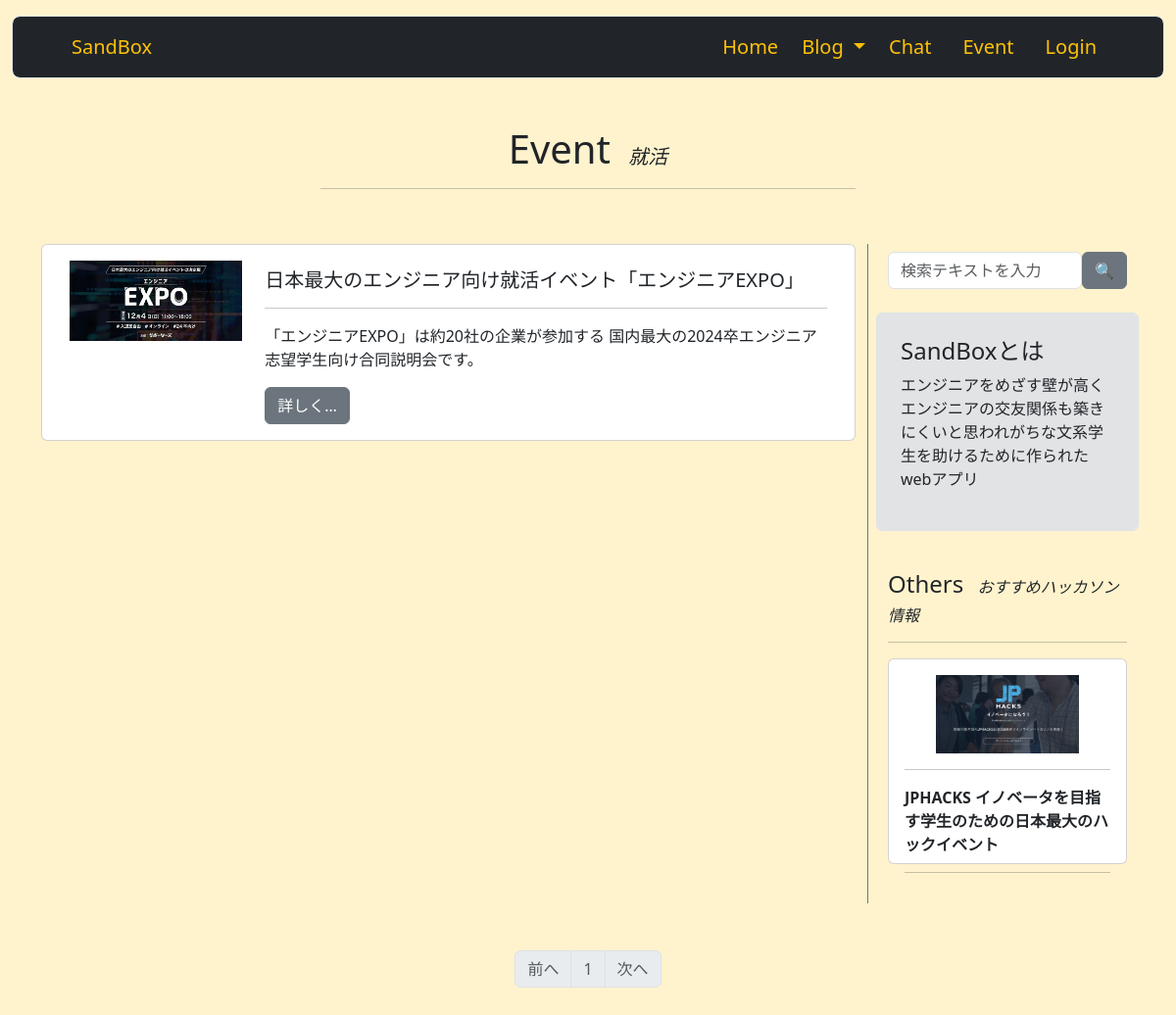
The page /job_search_event on the database as committed earlier.
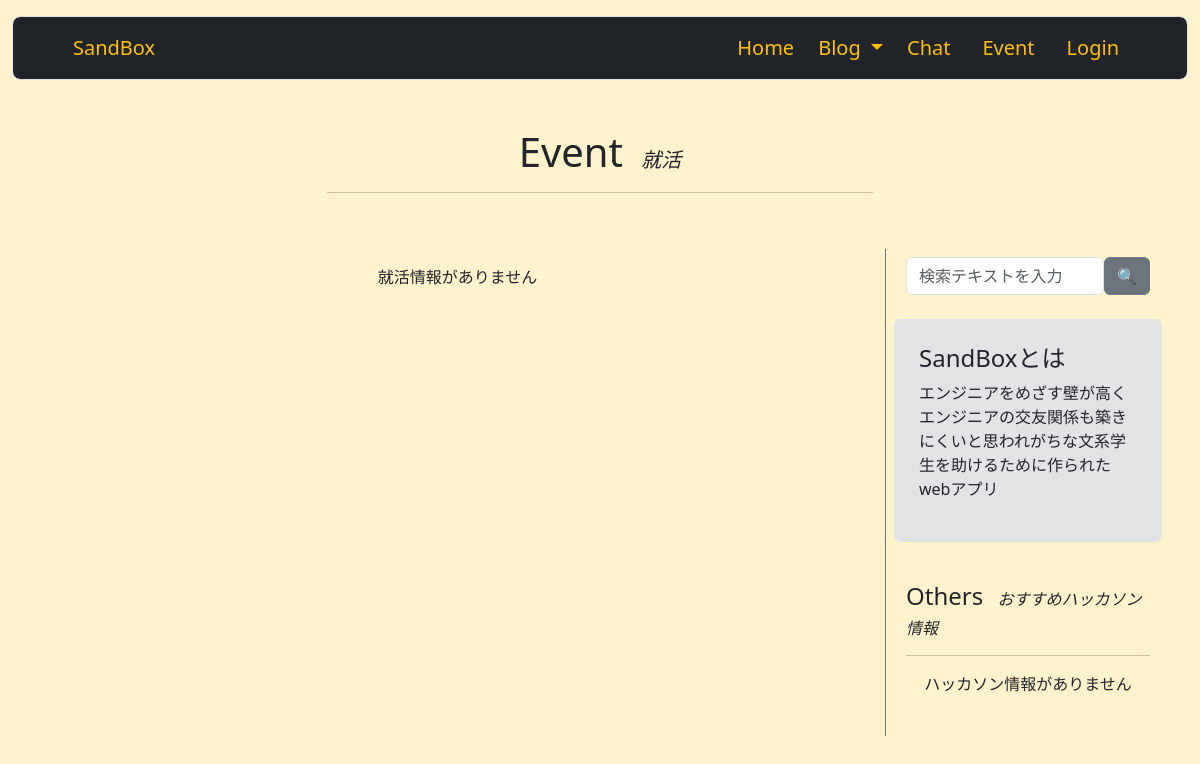
The same page on the database as committed later.
### sandbox_system/models.py (models this page shows, shortened)
class Event(db.Model):
    __tablename__ = 'event'
    id = db.Column(db.Integer, primary_key=True)
    category = db.Column(db.String(64))
    title = db.Column(db.String(140))
    summary = db.Column(db.String(140))
    text = db.Column(db.Text)
    url = db.Column(db.String(140))
    image = db.Column(db.String(140))

### sandbox_system/events/view.py (the view)
@events.route('/job_search_event', methods=['GET', 'POST'])
def job_search_event():
    form = EventSearchForm()
    page = request.args.get('page', 1, type=int)
    if Event.query.filter_by(category='就活').first():
        job_search_events = Event.query.filter_by(category='就活').order_by(Event.id.desc()).paginate(page=page, per_page=10)
    else:
        job_search_events = ''
    if Event.query.filter_by(category='ハッカソン').first():
        recent_hackathon_events = Event.query.filter_by(category='ハッカソン').order_by(Event.id.desc()).limit(3).all()
    else:
        recent_hackathon_events = ''
    return render_template('event/job_search_event.html', form=form, job_search_events=job_search_events, recent_hackathon_events=recent_hackathon_events)

### sandbox_system/events/form.py
class EventSearchForm(FlaskForm):
    searchtext = StringField('検索テキスト', validators=[DataRequired()])
    submit = SubmitField('🔍')

### sandbox_system/__init__.py (called while the page is built)
@event.listens_for(Engine, "connect")
def set_sqlite_pragma(dbapi_connection, connection_record):
    cursor = dbapi_connection.cursor()
    cursor.execute("PRAGMA foreign_keys=ON")
    cursor.close()

### sandbox_system/templates/event/job_search_event.html (shortened to what the changed rows need)
{% extends 'base.html' %}
{% block content %}
    <div class="container pb-4">
        <div class="row my-3">
            <div class="col-md-6 m-auto text-center">
                {% if searchtext %}
                    <h1 class="text-center">"{{ searchtext }}"の検索結果</h1>
                    <hr>
                {% else %}
                    <h1 class="text-center">Event <span class="fs-5 ms-2 fst-italic">就活</span></h1>
                {% endif %}
            </div>
        </div>
    </div>
    <div class="container">
        <div class="row">
            <div class="col-9">
                <div class="row">
                    {% if job_search_events %}
                    {% for job_search_event in job_search_events.items %}
                    <div class="col-12 mb-2">
                        <div class="card h-100">
                            <div class="card-body" style="max-height: 15rem;">
                                <div class="container">
                                    <div class="row row-cols-auto">
                                        {% if job_search_event.image %}
                                        <div class="col-3 mb-3" style="text-align: center;">
                                                <img src="{{ url_for('static', filename='image/' + job_search_event.image) }}" class="img-fluid" style="max-height: 8rem; max-width: 11rem;">
                                        </div>
                                        {% endif %}
                                        <div class="col-9">
                                            <h5 class="card-title pt-2"><a href="{{ job_search_event.url }}" class="text-decoration-none text-dark">{{ job_search_event.title }}</a></h5>
                                            <hr>
                                            <p>{{ job_search_event.summary }}</p>
                                            <a href="{{ job_search_event.url }}" class="btn btn-secondary">詳しく…</a>
                                        </div>
                                    </div>
                                </div>
                            </div>
                        </div>
                    </div>
                    {% endfor %}
                    {% else %}
                    <p class="text-center my-3">就活情報がありません</p>
                    {% endif %}
                </div>
            </div>
            <div class="col-md-3 p-2 bg-opacity-10 border border-secondary border-end-0 border-top-0 border-bottom-0">
                <div class="position-sticky" style="top: 12rem;">
                    <div class="container py-3">
                        <h4>Others <span class="fs-6 ms-2 fst-italic">おすすめハッカソン情報</span></h4>
                        <hr>
                        {% if recent_hackathon_events %}
                        {% for recent_hackathon_event in recent_hackathon_events %}
                        <div class="col mb-3">
                            <div class="card h-100">
                                <div class="card-body" style="max-height: 13rem;">
                                    {% if recent_hackathon_event.image %}
                                        <div style="text-align: center;">
                                                <img src="{{ url_for('static', filename='image/' + recent_hackathon_event.image) }}" class="img-fluid card-image-top" style="max-height: 5rem;">
                                        </div>
                                    {% endif %}
                                    <hr>
                                    <p class="card-title fs-6"><a href="{{ recent_hackathon_event.url }}" class="text-decoration-none text-dark"><b>{{ recent_hackathon_event.title }}</b></a></p>
                                    <hr>
                                </div>
                            </div>
                        </div>
                        {% endfor %}
                        {% else %}
                        <p class="text-center my-3">ハッカソン情報がありません</p>
                        {% endif %}
                    </div>
                </div>
            </div>
        </div>
    </div>
    {% if job_search_events %}
        <nav class="my-5" aria-label="Page navigation">
            <ul class="pagination justify-content-center">
                <li {% if job_search_events.has_prev %} class="page-item" {%else%} class="page-item disabled" {% endif %}><a class="page-link" href="{% if job_search_events.has_prev %}{{ url_for('events.job_search_event', page=job_search_events.prev_num) }}{% else %}#{% endif %}">前へ</a></li>
        {% for page_num in job_search_events.iter_pages(left_edge=1, right_edge=1, left_current=1, right_current=2) %}
            {% if page_num %}
                {% if job_search_events.page == page_num %}
                    <li class="page-item disabled"><a class="page-link" href="#">{{ page_num }}</a></li>
                {% else %}
                    <li class="page-item"><a class="page-link" href="{{ url_for('events.job_search_event', page=page_num) }}">{{ page_num }}</a></li>
                {% endif %}
            {% else %}
                <li class="page-item disabled"><a class="page-link" href="#">&hellip;</a></li>
            {% endif %}
        {% endfor %}
            <li {% if job_search_events.has_next %} class="page-item" {% else %} class="page-item disabled" {% endif %}><a class="page-link" href="{% if job_search_events.has_next %}{{ url_for('events.job_search_event',page=job_search_events.next_num) }}{% else %}#{% endif %}">次へ</a></li>
            </ul>
        </nav>
    {% endif %}
{% endblock %}

Rows that differ between the two databases and show on the page:
removed Event: image (picture), title "日本最大のエンジニア向け就活イベント「エンジニアEXPO」", summary "「エンジニアEXPO」は約20社の企業が参加する 国内最大の2024卒エンジニア志望学生向け合同説明会です。", shown under "Event 就活"
removed Event: image (picture), title "JPHACKS イノベータを目指す学生のための日本最大のハックイベント", shown under "Others おすすめハッカソン情報"
Other text that changed with them:
text no longer shown: "前へ 次へ"
text now shown: "就活情報がありません ハッカソン情報がありません"
list line gone: "1"
